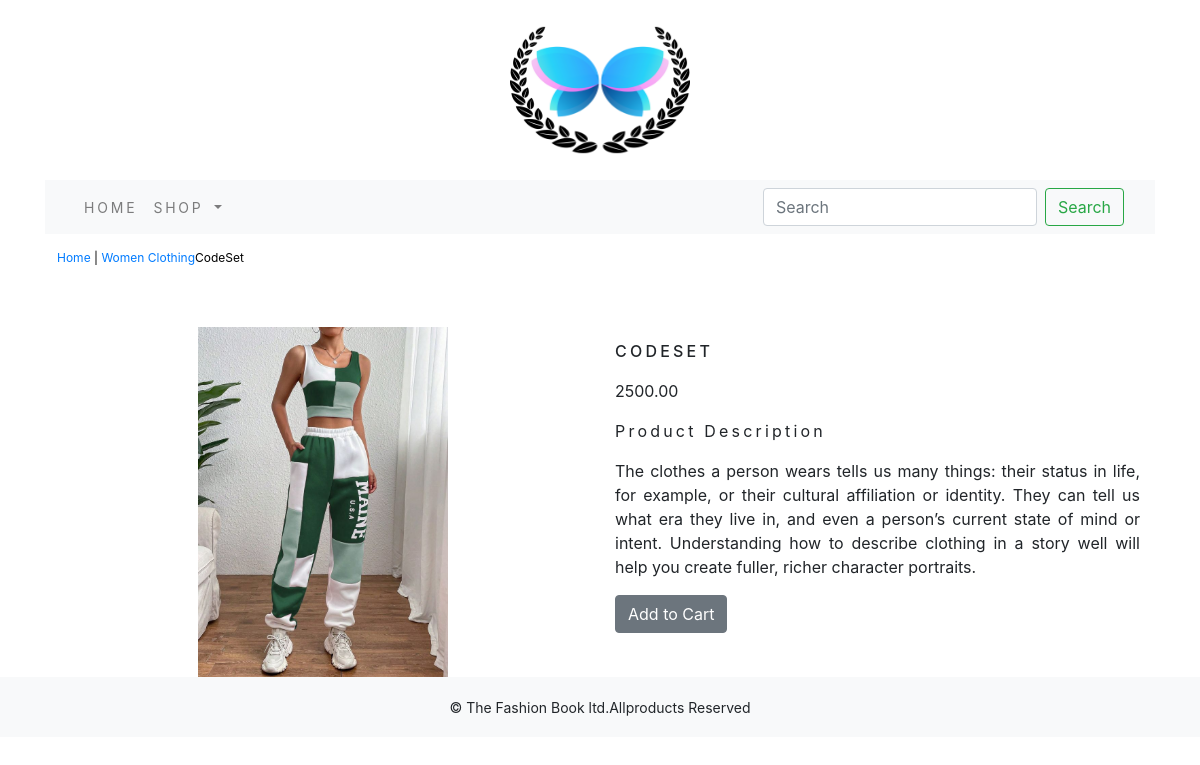
/ecommerce/women-clothing/codeset/, run on the app's committed database.
### ecommerce_app/models.py (models this page shows, shortened)
class Product(models.Model):
    name=models.CharField(max_length=250,unique=True)
    slug=models.SlugField(max_length=250,unique=True)
    description=models.TextField(blank=True)
    price=models.DecimalField(max_digits=10,decimal_places=2)
    category=models.ForeignKey(Category,on_delete=models.CASCADE)
    image=models.ImageField(upload_to='product',blank=True)
    stock=models.IntegerField()
    available=models.BooleanField(default=True)
    created=models.DateTimeField(auto_now_add=True)
    updated=models.DateTimeField(auto_now=True)
    class Meta:
        ordering = ('name',)
        verbose_name = 'product'
        verbose_name_plural = 'products'

class Category(models.Model):
    name=models.CharField(max_length=250,unique=True)
    slug=models.SlugField(max_length=250,unique=True)
    description=models.TextField(blank=True)
    image=models.ImageField(upload_to='category',blank=True)
    class Meta:
        ordering=('name',)
        verbose_name='category'
        verbose_name_plural='categories'
    def get_url(self):
        return reverse('ecommerce_app:products_by_category', args=[self.slug])
    def __str__(self):
            return '{}'.format(self.name)

### ecommerce_app/views.py (the view)
# urls.py: path('<slug:c_slug>/<slug:product_slug>/', views.proDetail,name='prodCatdetail')
def proDetail(request, c_slug, product_slug):
    product = get_object_or_404(Product, category__slug=c_slug, slug=product_slug)
    return render(request,'product.html',{'product':product})

### cart_app/context_processors.py (called while the page is built)
def counter(request):
    item_count = 0
    if 'admin' in request.path:
        return {}
    else:
        try:
            cart = Cart.objects.filter(cart_id=_cart_id(request))
            cart_items = CartItem.objects.filter(cart=cart[:1])
            for cart_item in cart_items:
                item_count += cart_item.quantity
        except Cart.DoesNotExist:
            item_count = 0
    return {'item_count': item_count}

### cart_app/views.py (called while the page is built)
def _cart_id(request):
    cart = request.session.session_key
    if not cart:
        cart = request.session.create()
    return cart

### ecommerce_app/context_processors.py (called while the page is built)
def menu_links(request):
    links=Category.objects.all()
    return  dict(links=links)

### templates/product.html (shortened to what this page needs)
{% extends 'base.html' %}
{% load static %}
{% block content %}
<div class="container">
    <div class="row my_prod_row_class">
        <div class="mx_auto">
            <p><a href="{% url 'ecommerce_app:allProdCat' %}" >Home</a> | <a href="{{product.category.get_url}}" >{{product.category}}</a>{{product.name}}</p>
        </div>
    </div>
</div>
<div class="container">
<br>
<div class="row">
    <div class="col-12 co-sm-12 col-md-12 col-lg-6 text-center">
        <div style="min-width:18rem;">
            <img src="{{product.image.url}}" alt="{{product.name}}" width="250px;" height="350px;">
        </div>
    </div>
        <div class="col-12 co-sm-12 col-md-12 col-lg-6">
            <h1 class="my_product_title">{{product.name}}</h1>
            <p>{{product.price}}</p>
            <p class="my_title"> Product Description</p>
            <p class="text-justify my_prod_text">{{product.description}}</p>
            {% if product.stock <= 0 %}
              <p class="text-justify my_prod_text"><b>Out of Stock</b></p>
            {% else %}
              <a class="btn btn-secondary" href="{% url 'cart_app:add_cart' product.id %}">Add to Cart</a>
            {% endif %}
        </div>
    </div>
</div>
</div>
{% endblock %}

### static/css/custom.css (style rules this page uses)
body { font-family: 'Roboto', sans-serif; }
.my_title { font-size:16px; text_transform:uppercase; letter-spacing:.2em; }
.my_prod_row_class { padding-top:15px; padding-bottom:20px; }
.my_prod_row_class .mx_auto { color:#000; font-size:12px; text-decoration:none; }
.my_product_title { font-size:16px; text-transform:uppercase; letter-spacing:.2em; padding-top:15px; padding-bottom:10px; }
.my_prod_text { padding-right;20px; }

### data on the page
Product: category "Women Clothing", name "CodeSet", image (picture), name "CODESET", price "2500.00", description "The clothes a person wears tells us many things: their status in life, for example, or their cultural affiliation or identity. They can tell us what era they live in, and even a person’s current state of mind or intent. Understanding how to describe clothing in a story well will help you create fuller, richer character portraits."
